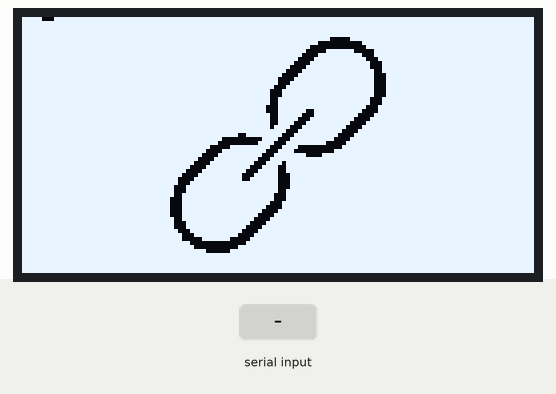
This sketch was run on a simulated Arduino Mega 2560, built with avr-gcc and run on an emulated ATmega2560. Parts: 128×64 one-colour display. The inputs (shaded band) are chosen by the test bench.

Above: at 1.2 s.
1.3 s: "clearDisplay" received over the second serial link
At 3.1 s:
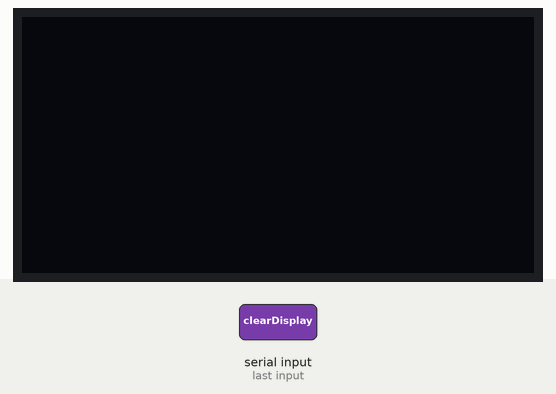
3.8 s: "drawBitmap" received over the second serial link
At 6.2 s:
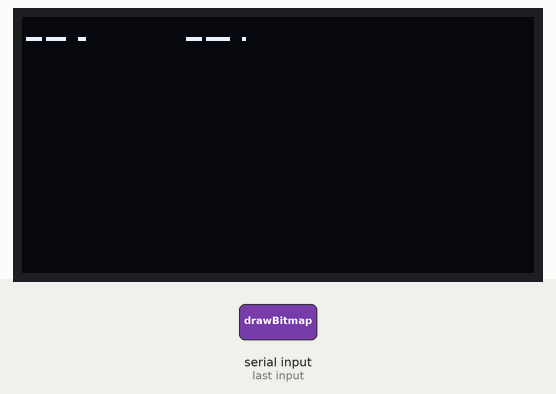
Timing chart, 0 to 7.7 s (numbered marks = the images above; inputs shaded):
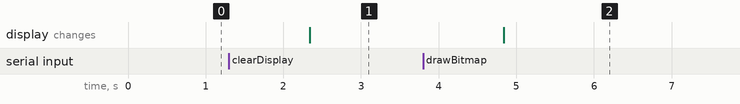

Measured:
- after the input at 1.3 s, the display: changes after 1.0 s (image 1)
- after the input at 3.8 s, the display: changes after 1.0 s (image 2)

The sketch:

arduino_blueTV.ino
```cpp
/*
  Arduino引脚蓝牙引脚
  RX（引脚0）----> TX
  TX（引脚1）----> RX
  5V ----> VCC
  GND ----> GND
  Arduino引脚OLED0.96引脚
  SDA（引脚0）----> A4
  SCL（引脚1）----> A5
  5V ----> VCC
  GND ----> GND
*/
// 引入IIC通讯所需的Wire库文件
#include <Wire.h>
// 引入驱动OLED0.96所需的库
#include <Adafruit_GFX.h>
#include <Adafruit_SSD1306.h>
// 设置OLED宽度/高度,单位:像素
#define SCREEN_WIDTH 128
#define SCREEN_HEIGHT 64
#define BYTE_UNIT_LENGTH 8
// 自定义重置引脚, Adafruit_SSD1306库文件所必需
#define OLED_RESET 4
// bluethood read bytes length
#define READ_BYTE_LENGTH  9
// bluethood vcc time
#define MAX_LOOP_TIME 180000
#define BLUETHOOD_VCC_PIN A2
// read bytes temp data store
String rsbuf;
// open logo icon
const unsigned char LOGO_PIXELS [] PROGMEM = {
  0xf8, 0xff, 0xff, 0xff, 0xff, 0xff, 0xff, 0xff, 0xff, 0xff, 0xff, 0xff, 0xff, 0xff, 0xff, 0xff,
  0xff, 0xff, 0xff, 0xff, 0xff, 0xff, 0xff, 0xff, 0xff, 0xff, 0xff, 0xff, 0xff, 0xff, 0xff, 0xff,
  0xff, 0xff, 0xff, 0xff, 0xff, 0xff, 0xff, 0xff, 0xff, 0xff, 0xff, 0xff, 0xff, 0xff, 0xff, 0xff,
  0xff, 0xff, 0xff, 0xff, 0xff, 0xff, 0xff, 0xff, 0xff, 0xff, 0xff, 0xff, 0xff, 0xff, 0xff, 0xff,
  0xff, 0xff, 0xff, 0xff, 0xff, 0xff, 0xff, 0xff, 0xff, 0xff, 0xff, 0xff, 0xff, 0xff, 0xff, 0xff,
  0xff, 0xff, 0xff, 0xff, 0xff, 0xff, 0xff, 0xff, 0xff, 0xf8, 0x3f, 0xff, 0xff, 0xff, 0xff, 0xff,
  0xff, 0xff, 0xff, 0xff, 0xff, 0xff, 0xff, 0xff, 0xff, 0xc0, 0x07, 0xff, 0xff, 0xff, 0xff, 0xff,
  0xff, 0xff, 0xff, 0xff, 0xff, 0xff, 0xff, 0xff, 0xff, 0x00, 0x03, 0xff, 0xff, 0xff, 0xff, 0xff,
  0xff, 0xff, 0xff, 0xff, 0xff, 0xff, 0xff, 0xff, 0xfe, 0x0f, 0xe0, 0xff, 0xff, 0xff, 0xff, 0xff,
  0xff, 0xff, 0xff, 0xff, 0xff, 0xff, 0xff, 0xff, 0xfc, 0x3f, 0xf8, 0xff, 0xff, 0xff, 0xff, 0xff,
  0xff, 0xff, 0xff, 0xff, 0xff, 0xff, 0xff, 0xff, 0xf8, 0x7f, 0xfc, 0x7f, 0xff, 0xff, 0xff, 0xff,
  0xff, 0xff, 0xff, 0xff, 0xff, 0xff, 0xff, 0xff, 0xf0, 0xff, 0xfe, 0x3f, 0xff, 0xff, 0xff, 0xff,
  0xff, 0xff, 0xff, 0xff, 0xff, 0xff, 0xff, 0xff, 0xe1, 0xff, 0xfe, 0x3f, 0xff, 0xff, 0xff, 0xff,
  0xff, 0xff, 0xff, 0xff, 0xff, 0xff, 0xff, 0xff, 0xc3, 0xff, 0xff, 0x3f, 0xff, 0xff, 0xff, 0xff,
  0xff, 0xff, 0xff, 0xff, 0xff, 0xff, 0xff, 0xff, 0x87, 0xff, 0xff, 0x1f, 0xff, 0xff, 0xff, 0xff,
  0xff, 0xff, 0xff, 0xff, 0xff, 0xff, 0xff, 0xff, 0x0f, 0xff, 0xff, 0x1f, 0xff, 0xff, 0xff, 0xff,
  0xff, 0xff, 0xff, 0xff, 0xff, 0xff, 0xff, 0xff, 0x1f, 0xff, 0xff, 0x1f, 0xff, 0xff, 0xff, 0xff,
  0xff, 0xff, 0xff, 0xff, 0xff, 0xff, 0xff, 0xfe, 0x3f, 0xff, 0xff, 0x1f, 0xff, 0xff, 0xff, 0xff,
  0xff, 0xff, 0xff, 0xff, 0xff, 0xff, 0xff, 0xfc, 0x7f, 0xff, 0xff, 0x1f, 0xff, 0xff, 0xff, 0xff,
  0xff, 0xff, 0xff, 0xff, 0xff, 0xff, 0xff, 0xfc, 0x7f, 0xff, 0xff, 0x1f, 0xff, 0xff, 0xff, 0xff,
  0xff, 0xff, 0xff, 0xff, 0xff, 0xff, 0xff, 0xfc, 0xff, 0xff, 0xfe, 0x3f, 0xff, 0xff, 0xff, 0xff,
  0xff, 0xff, 0xff, 0xff, 0xff, 0xff, 0xff, 0xfc, 0xff, 0xff, 0xfe, 0x3f, 0xff, 0xff, 0xff, 0xff,
  0xff, 0xff, 0xff, 0xff, 0xff, 0xff, 0xff, 0xf8, 0xff, 0xff, 0xfc, 0x7f, 0xff, 0xff, 0xff, 0xff,
  0xff, 0xff, 0xff, 0xff, 0xff, 0xff, 0xff, 0xf8, 0xfe, 0x7f, 0xf8, 0x7f, 0xff, 0xff, 0xff, 0xff,
  0xff, 0xff, 0xff, 0xff, 0xff, 0xff, 0xff, 0xfc, 0xfc, 0x7f, 0xf0, 0xff, 0xff, 0xff, 0xff, 0xff,
  0xff, 0xff, 0xff, 0xff, 0xff, 0xff, 0xff, 0xfc, 0xf8, 0xff, 0xe1, 0xff, 0xff, 0xff, 0xff, 0xff,
  0xff, 0xff, 0xff, 0xff, 0xff, 0xff, 0xff, 0xfc, 0xf1, 0xff, 0xc3, 0xff, 0xff, 0xff, 0xff, 0xff,
  0xff, 0xff, 0xff, 0xff, 0xff, 0xff, 0xff, 0xfd, 0xe3, 0xff, 0x87, 0xff, 0xff, 0xff, 0xff, 0xff,
  0xff, 0xff, 0xff, 0xff, 0xff, 0xff, 0xff, 0xff, 0xc7, 0xff, 0x0f, 0xff, 0xff, 0xff, 0xff, 0xff,
  0xff, 0xff, 0xff, 0xff, 0xff, 0xff, 0xfc, 0xff, 0x8f, 0xfe, 0x1f, 0xff, 0xff, 0xff, 0xff, 0xff,
  0xff, 0xff, 0xff, 0xff, 0xff, 0xff, 0xc0, 0x0f, 0x1f, 0xfc, 0x3f, 0xff, 0xff, 0xff, 0xff, 0xff,
  0xff, 0xff, 0xff, 0xff, 0xff, 0xff, 0x80, 0x1e, 0x3f, 0xf0, 0x7f, 0xff, 0xff, 0xff, 0xff, 0xff,
  0xff, 0xff, 0xff, 0xff, 0xff, 0xfe, 0x0f, 0xfc, 0x78, 0x00, 0xff, 0xff, 0xff, 0xff, 0xff, 0xff,
  0xff, 0xff, 0xff, 0xff, 0xff, 0xfc, 0x3f, 0xf8, 0xf0, 0x03, 0xff, 0xff, 0xff, 0xff, 0xff, 0xff,
  0xff, 0xff, 0xff, 0xff, 0xff, 0xf8, 0x7f, 0xf1, 0xfe, 0x1f, 0xff, 0xff, 0xff, 0xff, 0xff, 0xff,
  0xff, 0xff, 0xff, 0xff, 0xff, 0xf0, 0xff, 0xe3, 0xff, 0xff, 0xff, 0xff, 0xff, 0xff, 0xff, 0xff,
  0xff, 0xff, 0xff, 0xff, 0xff, 0xe1, 0xff, 0xc7, 0xbf, 0xff, 0xff, 0xff, 0xff, 0xff, 0xff, 0xff,
  0xff, 0xff, 0xff, 0xff, 0xff, 0xc3, 0xff, 0x8f, 0x3f, 0xff, 0xff, 0xff, 0xff, 0xff, 0xff, 0xff,
  0xff, 0xff, 0xff, 0xff, 0xff, 0x87, 0xff, 0x1f, 0x3f, 0xff, 0xff, 0xff, 0xff, 0xff, 0xff, 0xff,
  0xff, 0xff, 0xff, 0xff, 0xff, 0x0f, 0xfe, 0x3f, 0x1f, 0xff, 0xff, 0xff, 0xff, 0xff, 0xff, 0xff,
  0xff, 0xff, 0xff, 0xff, 0xfe, 0x1f, 0xfe, 0x7f, 0x1f, 0xff, 0xff, 0xff, 0xff, 0xff, 0xff, 0xff,
  0xff, 0xff, 0xff, 0xff, 0xfe, 0x3f, 0xff, 0xff, 0x1f, 0xff, 0xff, 0xff, 0xff, 0xff, 0xff, 0xff,
  0xff, 0xff, 0xff, 0xff, 0xfc, 0x7f, 0xff, 0xff, 0x1f, 0xff, 0xff, 0xff, 0xff, 0xff, 0xff, 0xff,
  0xff, 0xff, 0xff, 0xff, 0xfc, 0x7f, 0xff, 0xff, 0x3f, 0xff, 0xff, 0xff, 0xff, 0xff, 0xff, 0xff,
  0xff, 0xff, 0xff, 0xff, 0xfc, 0xff, 0xff, 0xfe, 0x3f, 0xff, 0xff, 0xff, 0xff, 0xff, 0xff, 0xff,
  0xff, 0xff, 0xff, 0xff, 0xf8, 0xff, 0xff, 0xfe, 0x3f, 0xff, 0xff, 0xff, 0xff, 0xff, 0xff, 0xff,
  0xff, 0xff, 0xff, 0xff, 0xf8, 0xff, 0xff, 0xfc, 0x7f, 0xff, 0xff, 0xff, 0xff, 0xff, 0xff, 0xff,
  0xff, 0xff, 0xff, 0xff, 0xf8, 0xff, 0xff, 0xf8, 0x7f, 0xff, 0xff, 0xff, 0xff, 0xff, 0xff, 0xff,
  0xff, 0xff, 0xff, 0xff, 0xf8, 0xff, 0xff, 0xf0, 0xff, 0xff, 0xff, 0xff, 0xff, 0xff, 0xff, 0xff,
  0xff, 0xff, 0xff, 0xff, 0xf8, 0xff, 0xff, 0xe1, 0xff, 0xff, 0xff, 0xff, 0xff, 0xff, 0xff, 0xff,
  0xff, 0xff, 0xff, 0xff, 0xfc, 0xff, 0xff, 0xc3, 0xff, 0xff, 0xff, 0xff, 0xff, 0xff, 0xff, 0xff,
  0xff, 0xff, 0xff, 0xff, 0xfc, 0x7f, 0xff, 0x87, 0xff, 0xff, 0xff, 0xff, 0xff, 0xff, 0xff, 0xff,
  0xff, 0xff, 0xff, 0xff, 0xfc, 0x7f, 0xff, 0x0f, 0xff, 0xff, 0xff, 0xff, 0xff, 0xff, 0xff, 0xff,
  0xff, 0xff, 0xff, 0xff, 0xfe, 0x3f, 0xfe, 0x1f, 0xff, 0xff, 0xff, 0xff, 0xff, 0xff, 0xff, 0xff,
  0xff, 0xff, 0xff, 0xff, 0xff, 0x1f, 0xfc, 0x3f, 0xff, 0xff, 0xff, 0xff, 0xff, 0xff, 0xff, 0xff,
  0xff, 0xff, 0xff, 0xff, 0xff, 0x07, 0xf0, 0x7f, 0xff, 0xff, 0xff, 0xff, 0xff, 0xff, 0xff, 0xff,
  0xff, 0xff, 0xff, 0xff, 0xff, 0xc0, 0x00, 0xff, 0xff, 0xff, 0xff, 0xff, 0xff, 0xff, 0xff, 0xff,
  0xff, 0xff, 0xff, 0xff, 0xff, 0xe0, 0x03, 0xff, 0xff, 0xff, 0xff, 0xff, 0xff, 0xff, 0xff, 0xff,
  0xff, 0xff, 0xff, 0xff, 0xff, 0xfc, 0x0f, 0xff, 0xff, 0xff, 0xff, 0xff, 0xff, 0xff, 0xff, 0xff,
  0xff, 0xff, 0xff, 0xff, 0xff, 0xff, 0xff, 0xff, 0xff, 0xff, 0xff, 0xff, 0xff, 0xff, 0xff, 0xff,
  0xff, 0xff, 0xff, 0xff, 0xff, 0xff, 0xff, 0xff, 0xff, 0xff, 0xff, 0xff, 0xff, 0xff, 0xff, 0xff,
  0xff, 0xff, 0xff, 0xff, 0xff, 0xff, 0xff, 0xff, 0xff, 0xff, 0xff, 0xff, 0xff, 0xff, 0xff, 0xff,
  0xff, 0xff, 0xff, 0xff, 0xff, 0xff, 0xff, 0xff, 0xff, 0xff, 0xff, 0xff, 0xff, 0xff, 0xff, 0xff,
  0xff, 0xff, 0xff, 0xff, 0xff, 0xff, 0xff, 0xff, 0xff, 0xff, 0xff, 0xff, 0xff, 0xff, 0xff, 0xff
};
// init display
Adafruit_SSD1306 display(SCREEN_WIDTH, SCREEN_HEIGHT, &Wire, OLED_RESET);

void init_display()
{
  // 初始化OLED并设置其IIC地址为 0x3C
  // SSD1306_SWITCHCAPVCC = generate display voltage from 3.3V internally
  display.begin(SSD1306_SWITCHCAPVCC, 0x3C);
  // 清除屏幕
  display.clearDisplay();
  // Display bitmap
  display.drawBitmap(0, 0,  LOGO_PIXELS, SCREEN_WIDTH, SCREEN_HEIGHT, WHITE);
  // display
  display.display();
}

void init_bluethood_vcc() {
  pinMode(BLUETHOOD_VCC_PIN, OUTPUT);
  // init high bluethood
  digitalWrite(BLUETHOOD_VCC_PIN, HIGH);
}

void setup()
{
  // Serial1 Serial
  Serial1.begin(9600);
  init_display();
  init_bluethood_vcc();
}

void switchMethod(String _s) {
  char methodSep = '|';
  char dataSep = '-';
  int _s_length = _s.length();
  int methodSepIndex = -1;
  int dataSepIndex = -1;
  // for save func name
  String method;
  // for byte params
  byte rbuf[READ_BYTE_LENGTH];
  // for print text
  String dataStr;
  // _s => `method|byte-data`
  for (int i = 0, j = 0; i < _s_length ; i++) {
    char current = _s.charAt(i);
    if (current == methodSep) {
      methodSepIndex = i;
      continue;
    }
    if (current == dataSep) {
      dataSepIndex = i;
      continue;
    }
    if (methodSepIndex == -1) {
      method += current;
    }
    if (methodSepIndex != -1 && methodSepIndex != i && dataSepIndex == -1) {
      rbuf[j++] = current;
    }
    if(dataSepIndex != -1 && dataSepIndex != i){
      dataStr += current;
    }
  }
  if (method == "println") {
    display.setTextSize(rbuf[0]);
    display.setTextColor(WHITE);
    display.setCursor(rbuf[1], rbuf[2]);
    display.println(dataStr);
    return display.display();
  }
  if (method == "startscrollleft") {
    return display.startscrollleft(rbuf[0], rbuf[1]);
  }
  if (method == "startscrolldiagleft") {
    return display.startscrolldiagleft(rbuf[0], rbuf[1]);
  }
  if (method == "startscrollright") {
    return display.startscrollright(rbuf[0], rbuf[1]);
  }
  if (method == "startscrolldiagright") {
    return display.startscrolldiagright(rbuf[0], rbuf[1]);
  }
  if (method == "stopscroll") {
    return display.stopscroll();
  }
  if (method == "clearDisplay") {
    display.clearDisplay();
    return display.display();
  }
  if (method == "drawBitmap") {
    int count = int(rbuf[0]) * (READ_BYTE_LENGTH - 1) * BYTE_UNIT_LENGTH;
    int x = count % SCREEN_WIDTH;
    int y = count / SCREEN_WIDTH;
    unsigned char bitmapBuf[READ_BYTE_LENGTH - 1];
    for (int i = 1; i < READ_BYTE_LENGTH; i++)
    {
      bitmapBuf[i - 1] = (char)rbuf[i];
    }
    display.drawBitmap(x, y, bitmapBuf, BYTE_UNIT_LENGTH * BYTE_UNIT_LENGTH, 1, WHITE);
    return display.display();
  }
}

void loop()
{
  if (Serial1.available() > 0)     // 仅在收到数据时
  {
    rsbuf = "";
    rsbuf = Serial1.readString();
    switchMethod(rsbuf);
  }
}
```
